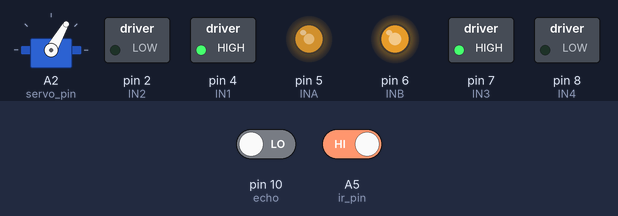
Simulated run of this sketch. Board: Arduino Uno, built with avr-gcc and run on an emulated ATmega328P. On the bench: servo, switched loads named in the sketch (green lamp = pin HIGH), output pins drawn as LEDs (lit = HIGH). The test bench sets the inputs (shaded band); at power-on: A5 (ir_pin) HIGH, pin 10 (echo) LOW. Random numbers use the default seed unless the sketch sets one; pins used as bus, display or sensor lines are not drawn.

Above: at 1.2 s.
1.3 s: A5 (ir_pin) driven LOW
At 6.3 s:
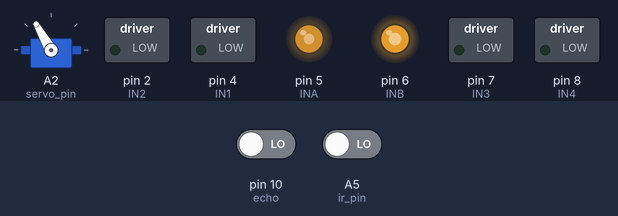
At 9.5 s:
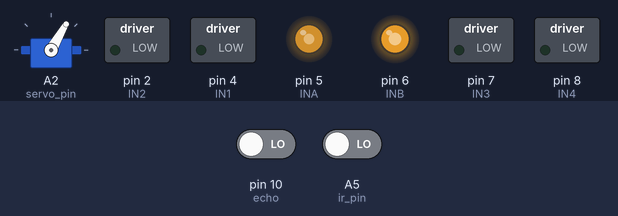
9.9 s: A5 (ir_pin) driven HIGH
At 14.8 s:
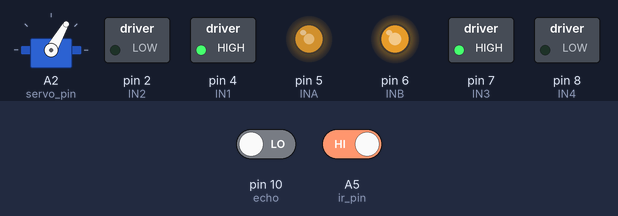
Timing chart, 0 to 16.3 s (numbered marks = the images above; inputs shaded):
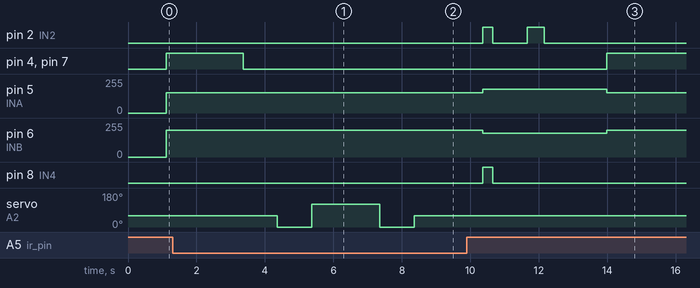

Measured:
- after the input at 1.3 s, pin 4 (IN1), pin 7 (IN3): HIGH → LOW after 2.1 s; servo on A2 (servo_pin): 60° → 0° after 3.1 s, → 120° 1.0 s later, → 0° 2.0 s later, → 60° 1.0 s later
- after the input at 9.9 s, pin 4 (IN1), pin 7 (IN3): LOW → HIGH after 4.1 s

The sketch:

Ready.ino
```cpp
//Servo Motor
#include <Servo.h>
Servo myservo;
int servo_pin = A2; //A2
int pos = 0;

//ultra sonic sensor
int echo = 10; //D10
int trigger = 9; //D9
int long mytime = 0;
int distance = 0;

//IR sensor
int ir_pin = A5;//A5
int value = 0;


// Motor driver pins
int INA = 5;//D5
int IN1 = 4;//D4
int IN2 = 2;//D2
int IN3 = 7;//D7
int IN4 = 8;//D8
int INB = 6;//D6

unsigned long turntime = 0;
float speedleft =0.0;
int speedpin = 11;//D11
int travel = 0;

unsigned long turntime_2 = 0;
float speedleft_2 =0.0;
int speedpin_2 = 12;//D12
int travel_1 = 0;

void setup() {
 Serial.begin(9600);

  pinMode(INA, OUTPUT);
  pinMode(IN1, OUTPUT);
  pinMode(IN2, OUTPUT);
  pinMode(IN3, OUTPUT);
  pinMode(IN4, OUTPUT);
  pinMode(INB, OUTPUT);
  pinMode(echo, INPUT);
  pinMode(trigger, OUTPUT);
  pinMode(speedpin, INPUT);
  pinMode(speedpin_2, INPUT);
  pinMode (ir_pin, INPUT);
  myservo.write(60);
  myservo.attach(servo_pin);
}

void loop() {
// IR sensor
value = digitalRead(ir_pin);
//Serial.println(value);

//Ultrasonic sensor
digitalWrite(trigger, LOW); delay(20); //short time to make sure no signal is sent
digitalWrite(trigger, HIGH); delay(100); //short time to make sure signal is sent
digitalWrite(trigger, LOW); //turn of the signal

mytime = pulseIn(echo, HIGH); //measures time till a rising high signal is detected
distance = (mytime * 0.034) / 2;
//Serial.print("Distance: ");
//Serial.print(distance);
//Serial.println(" cm");

if (value == 0){   //IR sensor
  if (distance <= 40){  //Ultrasonic sensor
    //stop
    digitalWrite(IN1, LOW);digitalWrite(IN2, LOW);
    digitalWrite(IN3, LOW);digitalWrite(IN4, LOW);
    delay(1000);
    //lookUltrasonic
    for (pos = 0; pos <=120; pos += 120){ //Servo Position
      myservo.write(pos);
      delay(1000);
    }
      if (distance <= 40){
        //stop
        digitalWrite(IN1, LOW);digitalWrite(IN2, LOW);
        digitalWrite(IN3, LOW);digitalWrite(IN4, LOW);
        delay(1000);
      }
      //lookUltrasonic
    for (pos = 0; pos <= 60; pos += 60){  //Servo Position
      myservo.write(pos);
      delay(1000);
    }
      if (distance <= 40){
        //stop
        digitalWrite(IN1, LOW);digitalWrite(IN2, LOW);
        digitalWrite(IN3, LOW);digitalWrite(IN4, LOW);
        delay(1000);
      }
    //go bavkward
    digitalWrite(IN1, LOW); digitalWrite(IN2, HIGH);
    digitalWrite(IN3, LOW); digitalWrite(IN4, HIGH);
    analogWrite(INA, 180); analogWrite(INB, 180);
    delay(300);
    //stop
    digitalWrite(IN1, LOW);digitalWrite(IN2, LOW);
    digitalWrite(IN3, LOW);digitalWrite(IN4, LOW);
    delay(1000);

    if (random(0, 2) == 0){
      //go left
      digitalWrite(IN1, LOW);
      digitalWrite(IN2, LOW);
      digitalWrite(IN3, LOW);
      digitalWrite(IN4, HIGH);
      }else {
      //go right
      digitalWrite(IN1, LOW);
      digitalWrite(IN2, HIGH);
      digitalWrite(IN3, LOW);
      digitalWrite(IN4, LOW);
      }

      delay(500);
    //stop
    digitalWrite(IN1, LOW);digitalWrite(IN2, LOW);
    digitalWrite(IN3, LOW);digitalWrite(IN4, LOW);
    delay(700);
}else{
  // go forward
    digitalWrite(IN1, HIGH); digitalWrite(IN2, LOW);
    digitalWrite(IN3, HIGH); digitalWrite(IN4, LOW);
    analogWrite(INA, 147); analogWrite(INB, 202.02);
    //RPM for motor 1
    turntime = pulseIn(speedpin, HIGH);
    speedleft = 60/((20*float(turntime))/10000);
    Serial.println(speedleft);
    Serial.print("RPM_1");
    //RPM for motor 2
    turntime_2 = pulseIn(speedpin_2, HIGH);
    speedleft_2 = 60/((20*float(turntime_2))/10000);
    Serial.println(speedleft_2);
    Serial.print("RPM_2");
}
}else {
    //go forward
    digitalWrite(IN1, HIGH); digitalWrite(IN2, LOW);
    digitalWrite(IN3, HIGH); digitalWrite(IN4, LOW);
    analogWrite(INA, 152); analogWrite(INB, 201);
}

}
```
